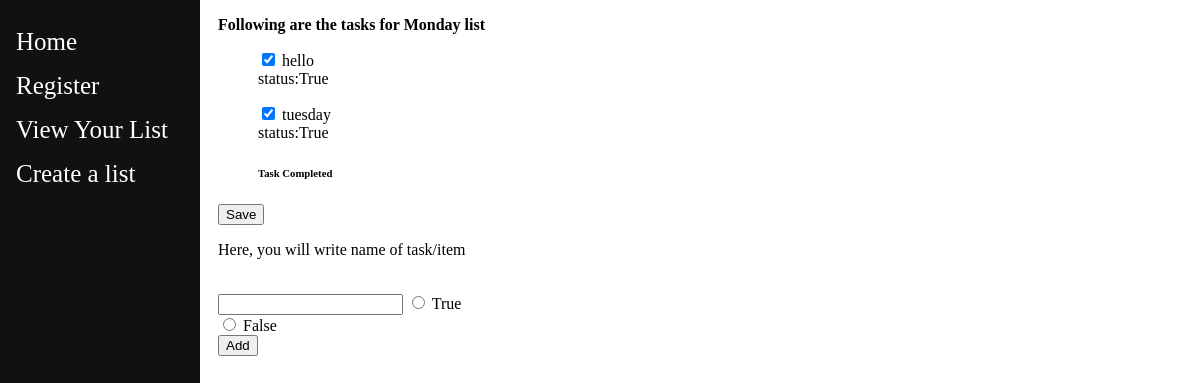
The app's page /4 (signed in) with its own data.
### main/models.py (models this page shows)
class ToDoList(models.Model):
    user =   models.ForeignKey(User,on_delete=models.CASCADE, related_name="ToDoList",null=True)
    name= models.CharField(max_length=200)
    def __str__(self):
        return self.name

class Item(models.Model):
    toDoList =   models.ForeignKey(ToDoList,on_delete=models.CASCADE)
    text= models.CharField(max_length=300)
    complete = models.BooleanField()
    def __str__(self):
        return self.text

### main/views.py (the view, shortened to what this page needs)
# urls.py: path("<int:id>",views.index,name="index"),
def index(response,id):
    req = ToDoList.objects.get(id=id)
    return render(response, 'main/list.html',{"name": req})

### main/Templates/main/list.html (shortened to what this page needs)
{% extends "./base.html" %}
{% block content %}
<p><strong>Following are the tasks for {{name}} list</strong></p>
<form action="#" method="post">
<ul>
{% for item in name.item_set.all %}
{% if item.complete == True %}
<p> <input type="checkbox" name="{{item.id}}" value="clicked" id="" checked> {{item}} <br> status:{{item.complete}}</p>
{% endif %}
{%endfor%}
<h6>Task Completed</h6>
</ul>
<button type="submit", name="save", value="save">Save</button>
<br><p>Here, you will write name of task/item</p><br>
<input type="text" name="new" >
<input type="radio" id="True" name="itemComplete" value="True">
<label for="True">True</label><br>
<input type="radio" id="False" name="itemComplete" value="False">
<label for="False">False</label><br>
<button type="submit", name="newItem", value="newItem">Add</button>
</form>
{% endblock %}

### records on screen
ToDoList: name "Monday"
Item: text "hello", complete "True"
Item: text "tuesday", complete "True"
